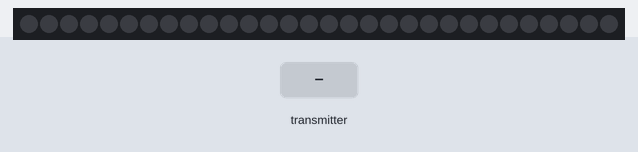
Recording of a sketch running on a simulated Arduino Uno, built with avr-gcc and run on an emulated ATmega328P. On the bench: 30 RGB LEDs in strip order, left to right. Inputs (shaded band) come from the test bench. Dim RGB values are drawn brighter than linear; no radio packets arrive unless stated.

Above: at 1.2 s.
1.3 s: the transmitter starts sending recievedMessage.0 = 1023
At 1.9 s:
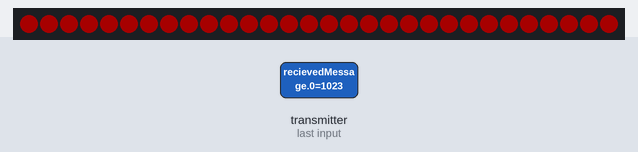
2.8 s: the transmitter starts sending recievedMessage.1 = 1023
At 3.8 s:
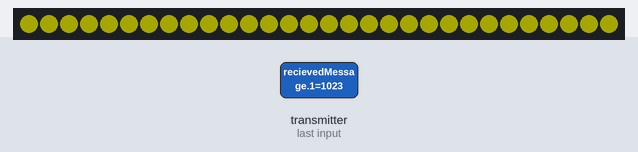
4.3 s: the transmitter starts sending recievedMessage.2 = 1023
At 5.5 s:
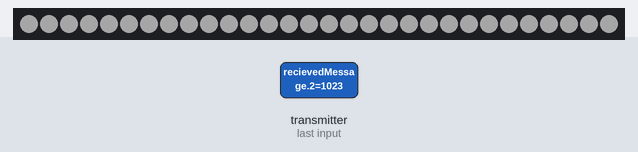
5.8 s: the transmitter starts sending recievedMessage.0 = 0
At 6.2 s:
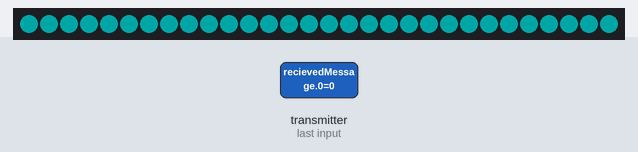
7.3 s: the transmitter starts sending recievedMessage.3 = 1023
At 7.9 s:
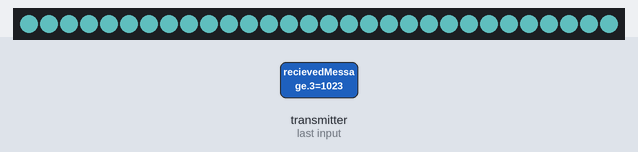
8.8 s: the transmitter starts sending recievedMessage.1 = 0
At 9.8 s:
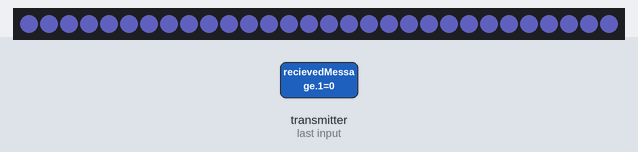
Timing chart, 0 to 11.3 s (numbered marks = the images above; inputs shaded):
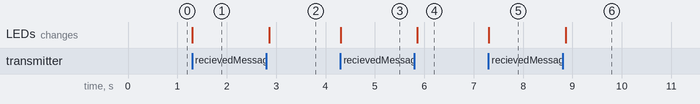

The sketch:

reciever.ino
```cpp
//goddard-bot/goddard-base - recievers
#include <Adafruit_NeoPixel.h>

#include <SPI.h>
#include <nRF24L01.h>
#include <RF24.h>

RF24 radio(9, 10);
const uint64_t pipe = 0xE6E6E6E6E6E6; //needs to be the same

#define PIN 6
#define NUM_LEDS 30
#define BRIGHTNESS 40
Adafruit_NeoPixel strip = Adafruit_NeoPixel(NUM_LEDS, PIN, NEO_GRBW + NEO_KHZ800);
int recievedMessage[4] = {0, 0, 0, 0};

void setup() {
  Serial.begin(9600);
  radio.begin();
  radio.openReadingPipe(1, pipe);
  radio.startListening();

  strip.setBrightness(BRIGHTNESS);
  strip.begin();
  strip.show();
}
void loop() {
  while (radio.available()) {
    radio.read(recievedMessage, sizeof(int) * 4);
    for (int j = 0; j < NUM_LEDS; j++)
      strip.setPixelColor(j, strip.Color(recievedMessage[0], recievedMessage[1], recievedMessage[2], recievedMessage[3]));
    strip.show();
    delay(100);
  }
}
```

Measured:
- after the input at 1.3 s, the LEDs: change at once (image 1)
- after the input at 2.8 s, the LEDs: change after 0.06 s (image 2)
- after the input at 4.3 s, the LEDs: change at once (image 3)
- after the input at 5.8 s, the LEDs: change after 0.06 s (image 4)
- after the input at 7.3 s, the LEDs: change at once (image 5)
- after the input at 8.8 s, the LEDs: change after 0.06 s (image 6)
